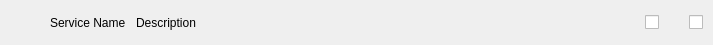
<?xml version="1.0" encoding="UTF-8"?>
<ui version="4.0">
 <class>ServiceItem</class>
 <widget class="QWidget" name="ServiceItem">
  <property name="geometry">
   <rect>
    <x>0</x>
    <y>0</y>
    <width>713</width>
    <height>45</height>
   </rect>
  </property>
  <property name="sizePolicy">
   <sizepolicy hsizetype="Preferred" vsizetype="Expanding">
    <horstretch>0</horstretch>
    <verstretch>0</verstretch>
   </sizepolicy>
  </property>
  <property name="minimumSize">
   <size>
    <width>0</width>
    <height>45</height>
   </size>
  </property>
  <property name="maximumSize">
   <size>
    <width>16777215</width>
    <height>16777215</height>
   </size>
  </property>
  <property name="windowTitle">
   <string notr="true"/>
  </property>
  <layout class="QGridLayout" name="gridLayout">
   <property name="leftMargin">
    <number>0</number>
   </property>
   <property name="topMargin">
    <number>0</number>
   </property>
   <property name="rightMargin">
    <number>0</number>
   </property>
   <property name="bottomMargin">
    <number>0</number>
   </property>
   <property name="spacing">
    <number>0</number>
   </property>
   <item row="0" column="1" alignment="Qt::AlignTop">
    <widget class="QWidget" name="serviceItemWidget" native="true">
     <property name="minimumSize">
      <size>
       <width>0</width>
       <height>45</height>
      </size>
     </property>
     <property name="maximumSize">
      <size>
       <width>16777215</width>
       <height>16777215</height>
      </size>
     </property>
     <layout class="QGridLayout" name="serviceItemLayout">
      <property name="leftMargin">
       <number>15</number>
      </property>
      <property name="rightMargin">
       <number>10</number>
      </property>
      <property name="horizontalSpacing">
       <number>10</number>
      </property>
      <property name="verticalSpacing">
       <number>0</number>
      </property>
      <item row="0" column="0">
       <widget class="QLabel" name="lblServiceIcon">
        <property name="minimumSize">
         <size>
          <width>25</width>
          <height>25</height>
         </size>
        </property>
        <property name="maximumSize">
         <size>
          <width>50</width>
          <height>50</height>
         </size>
        </property>
        <property name="text">
         <string/>
        </property>
        <property name="scaledContents">
         <bool>true</bool>
        </property>
       </widget>
      </item>
      <item row="0" column="1">
       <widget class="QLabel" name="lblServiceName">
        <property name="styleSheet">
         <string notr="true"/>
        </property>
        <property name="text">
         <string notr="true">Service Name</string>
        </property>
       </widget>
      </item>
      <item row="0" column="5">
       <spacer name="horizontalSpacer_2">
        <property name="orientation">
         <enum>Qt::Horizontal</enum>
        </property>
        <property name="sizeType">
         <enum>QSizePolicy::Fixed</enum>
        </property>
        <property name="sizeHint" stdset="0">
         <size>
          <width>20</width>
          <height>0</height>
         </size>
        </property>
       </spacer>
      </item>
      <item row="0" column="3">
       <spacer name="horizontalSpacer">
        <property name="orientation">
         <enum>Qt::Horizontal</enum>
        </property>
        <property name="sizeHint" stdset="0">
         <size>
          <width>0</width>
          <height>20</height>
         </size>
        </property>
       </spacer>
      </item>
      <item row="0" column="6" alignment="Qt::AlignVCenter">
       <widget class="QCheckBox" name="checkServiceRunning">
        <property name="cursor">
         <cursorShape>PointingHandCursor</cursorShape>
        </property>
        <property name="focusPolicy">
         <enum>Qt::NoFocus</enum>
        </property>
        <property name="text">
         <string/>
        </property>
       </widget>
      </item>
      <item row="0" column="4" alignment="Qt::AlignVCenter">
       <widget class="QCheckBox" name="checkServiceStartup">
        <property name="cursor">
         <cursorShape>PointingHandCursor</cursorShape>
        </property>
        <property name="focusPolicy">
         <enum>Qt::NoFocus</enum>
        </property>
        <property name="text">
         <string/>
        </property>
       </widget>
      </item>
      <item row="0" column="2">
       <widget class="QLabel" name="lblServiceDescription">
        <property name="text">
         <string notr="true">Description</string>
        </property>
       </widget>
      </item>
     </layout>
    </widget>
   </item>
  </layout>
 </widget>
 <resources/>
 <connections/>
</ui>
